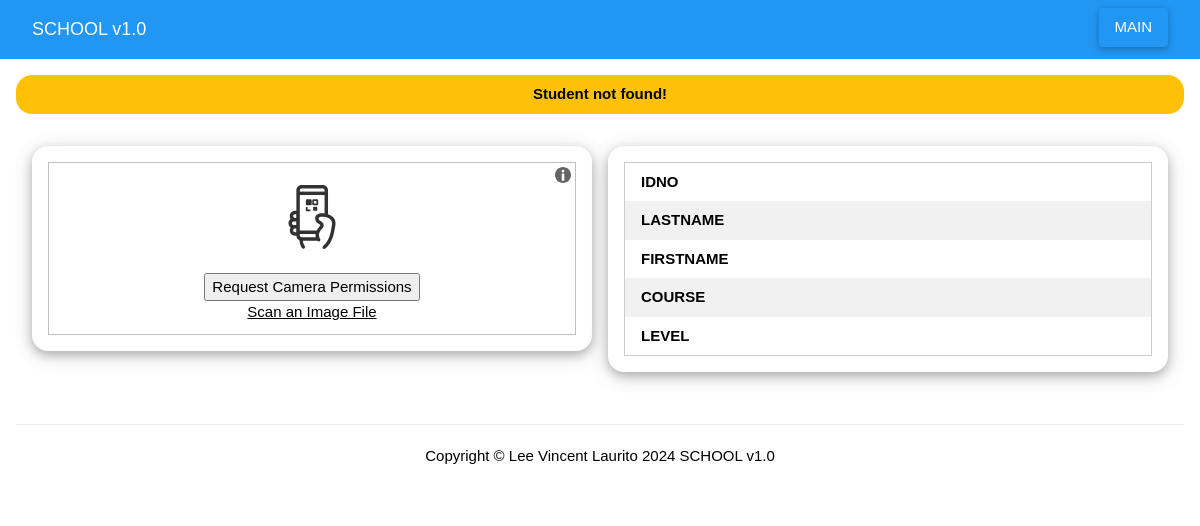
Before: /checker/1007 (signed in) with the older database file.
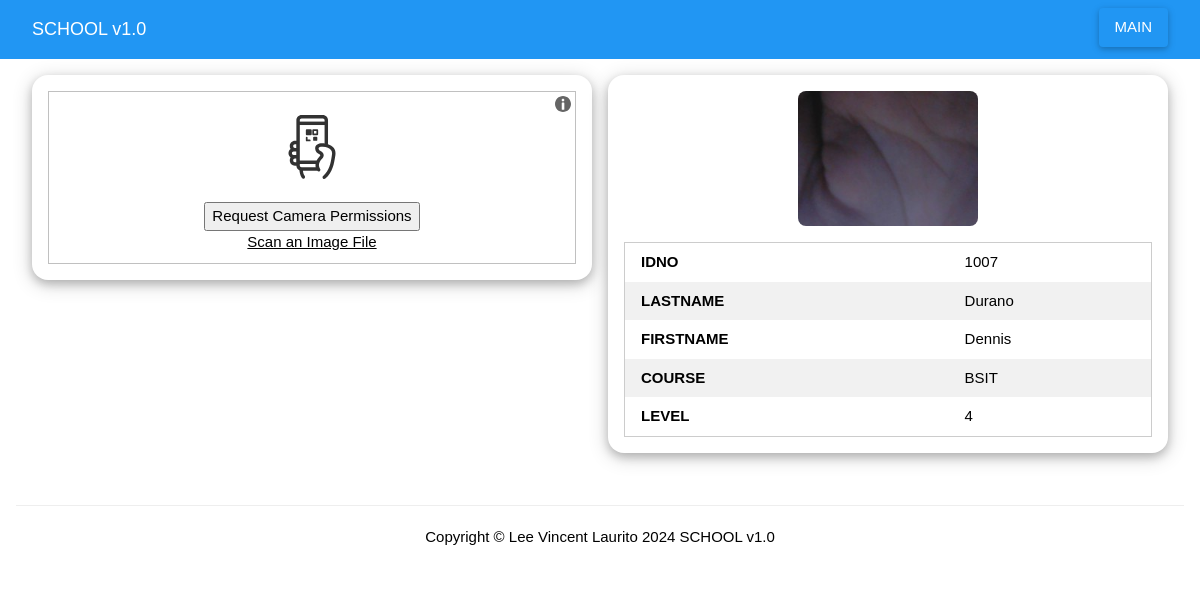
After: the same page with the newer database file.
### tables this page shows
CREATE TABLE `students`(id integer primary key autoincrement, idno varchar(10) unique, lastname varchar(50), firstname varchar(50), course varchar(10), level varchar(5), image TEXT);

### app.py (the view)
@app.route("/checker")
@app.route("/checker/<idno>")
def checker(idno=None):
    if 'email' not in session:
        return redirect(url_for('index'))
    student = None
    if idno:
        res = getrecord("students", idno=idno)
        if len(res) > 0:
            student = res[0]
        else:
            flash("Student not found!")
    return render_template("checker.html", student=student)

### app.py (called while the page is built)
@app.after_request
def after_request(response) -> None:
    response.headers['Cache-Control'] = 'no-cache, no-store, must-revalidate'
    return response

### db/dbhelper.py (called while the page is built)
def getprocess(sql: str, vals: list) -> list:
    print(sql)
    conn: any = None
    cursor: any = None
    data: list = []
    try:
        conn = connect(database)
        conn.row_factory = Row
        cursor = conn.cursor()
        cursor.execute(sql, vals)
        data = cursor.fetchall()
    except Exception as e:
        print(f"Error: {e}")
    finally:
        if cursor:
            cursor.close()
        if conn:
            conn.close()
    return data

def getrecord(table: str, **kwargs) -> list:
    keys: list = list(kwargs.keys())
    vals: list = list(kwargs.values())
    flds: list = []
    [flds.append("`"+key+"`=?") for key in keys]
    fld: str = " AND ".join(flds)
    sql: str = f"SELECT * FROM `{table}` WHERE {fld}"
    return getprocess(sql, vals)

### templates/checker.html (shortened to what this page needs)
{% extends "base.html" %}
{% block menu %}
    <a href="/main" class="w3-button w3-right w3-bar-item w3-hover-white w3-round w3-card 2 w3-margin-right">MAIN</a>
{% endblock %}
{% block content %}
<div class="w3-row-padding">
    <div class="w3-col m6 l6 w3-margin-bottom">
        <div class="w3-card-4 w3-round-xlarge w3-white w3-padding-16 w3-container">
            <div id="reader" style="width: 100%;"></div>
        </div>
    </div>
    <div class="w3-col m6 l6">
        <div class="w3-card-4 w3-round-xlarge w3-white w3-padding-16 w3-container">
            {% if student and student.image %}
                <div class="w3-center w3-margin-bottom">
                    <img src="{{ url_for('static', filename=student.image) }}" style="width: 180px; height: 135px; object-fit: cover; border-radius: 8px;" />
                </div>
            {% endif %}
            <table class="w3-table w3-striped w3-border">
                <tr>
                    <td><b>IDNO</b></td>
                    <td>{{ student.idno if student else '' }}</td>
                </tr>
                <tr>
                    <td><b>LASTNAME</b></td>
                    <td>{{ student.lastname if student else '' }}</td>
                </tr>
                <tr>
                    <td><b>FIRSTNAME</b></td>
                    <td>{{ student.firstname if student else '' }}</td>
                </tr>
                <tr>
                    <td><b>COURSE</b></td>
                    <td>{{ student.course if student else '' }}</td>
                </tr>
                <tr>
                    <td><b>LEVEL</b></td>
                    <td>{{ student.level if student else '' }}</td>
                </tr>
            </table>
        </div>
    </div>
</div>
{% endblock %}

Changed rows visible on the page:
added students: image (picture), idno "1007", lastname "Durano", firstname "Dennis", course "BSIT", level "4"
Other visible differences:
list line gone: "Student not found!"
